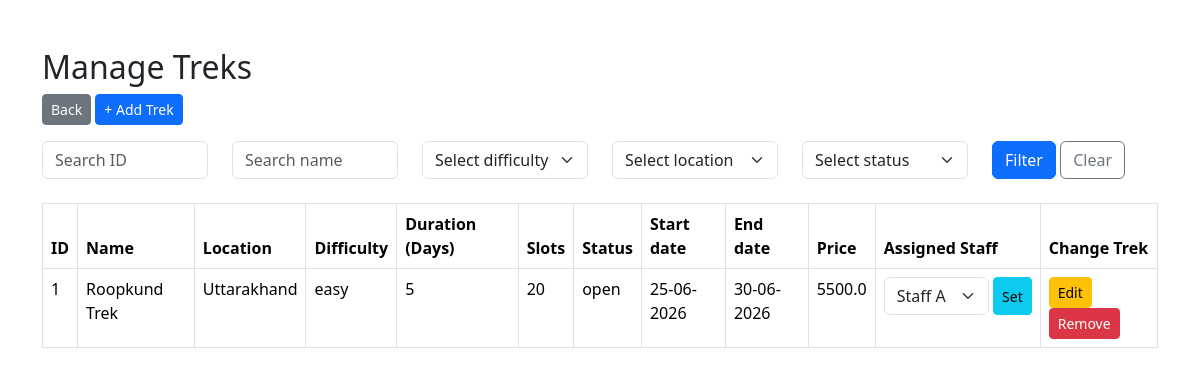
The app's page /admin/treks (signed in), older data.
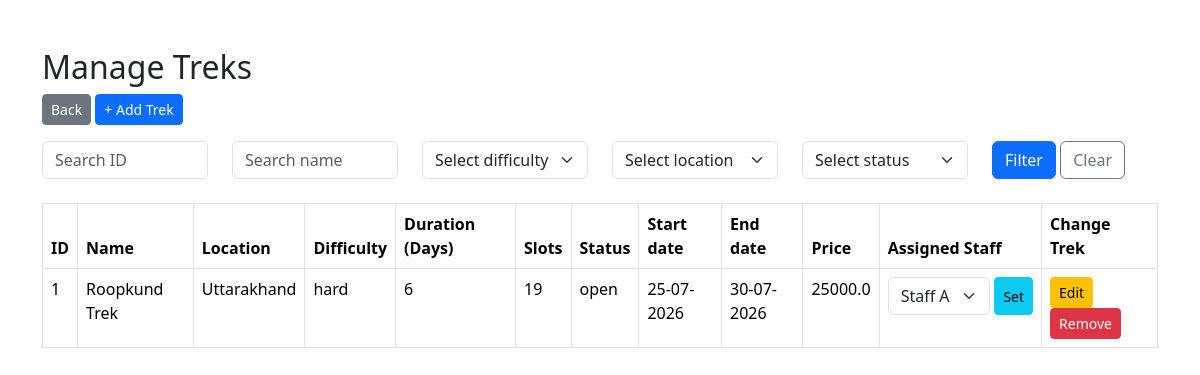
The same page, newer data.
### models/trek.py (models this page shows, shortened)
class Trek(db.Model):
    __tablename__ = "treks"
    trek_id = db.Column(db.Integer, primary_key=True, autoincrement=True)
    trek_name = db.Column(db.String(100), nullable=False)
    location = db.Column(db.String(100), nullable=False)
    difficulty = db.Column(db.String(20), nullable=False) # easy, moderate, hard
    duration = db.Column(db.Integer, nullable=False)
    available_slots = db.Column(db.Integer, nullable=False)
    assigned_staff_id = db.Column(db.Integer, db.ForeignKey('staff.staff_id'), nullable=True)
    status = db.Column(db.String(20), nullable=False) # pending, approved, open, closed, completed
    start_date = db.Column(db.DateTime, nullable=False)
    end_date = db.Column(db.DateTime, nullable=False)
    price = db.Column(db.Float, nullable=False)
    bookings = db.relationship('Booking', backref = 'trek', lazy = True)

### models/staff.py (models this page shows, shortened)
class Staff(db.Model, UserMixin):
    __tablename__ = "staff"
    staff_id = db.Column(db.Integer, primary_key=True, autoincrement=True)
    name = db.Column(db.String(100), nullable=False)
    phone_number = db.Column(db.String(15), nullable=False)
    status = db.Column(db.String(20), nullable=False, default='active') # 'active' or 'inactive'
    number_of_treks_completed = db.Column(db.Integer, nullable=False, default=0)
    email = db.Column(db.String(100), unique=True, nullable=False)
    password = db.Column(db.String(255), nullable=False)
    is_approved = db.Column(db.Boolean, nullable=False, default=False)
    role = "staff"
    treks = db.relationship('Trek', backref='staff', lazy=True)

### routes/admin.py (the view)
@admin_routes.route('/admin/treks')
@login_required
def manage_treks():
    if current_user.role != "admin":
        return "Access Denied", 403
    trek_id = (request.args.get('trek_id') or '').strip()
    name = (request.args.get('name') or '').strip()
    difficulty = (request.args.get('difficulty') or '').strip()
    location = (request.args.get('location') or '').strip()
    status = (request.args.get('status') or '').strip()
    filters = []
    if trek_id.isdigit():
        filters.append(Trek.trek_id == int(trek_id))
    if name:
        filters.append(Trek.trek_name.ilike(f"%{name}%"))
    if difficulty:
        filters.append(Trek.difficulty == difficulty)
    if location:
        filters.append(Trek.location == location)
    if status:
        filters.append(Trek.status == status)
    treks = Trek.query.filter(*filters).all()
    locations = [row[0] for row in db.session.query(Trek.location).distinct().all()]
    assignable_staff = Staff.query.filter_by(is_approved=True, status='active').all()
    return render_template('admin_treks.html', treks=treks, locations=locations,
                           u_trek_id=trek_id, u_name=name, u_difficulty=difficulty,
                           u_location=location, u_status=status, assignable_staff=assignable_staff)

### app.py (called while the page is built)
@login_manager.user_loader
def load_user(user_id):
    role, id = user_id.split(':')
    id = int(id)
    if role == 'admin':
        return Admin.query.get(id)
    elif role == 'staff':
        return Staff.query.get(id)
    elif role == 'user':
        return User.query.get(id)
    else:
        return None

### templates/admin_treks.html (shortened to what this page needs)
<!DOCTYPE html>
<html lang="en">
<head>
    <link href="https://cdn.jsdelivr.net/npm/bootstrap@5.3.2/dist/css/bootstrap.min.css" rel="stylesheet">
</head>
<body>
    <div class="container mt-5">
        <h2>Manage Treks</h2>
        <a href="{{ url_for('admin.admin_dashboard') }}" class="btn btn-secondary btn-sm mb-3">Back</a>
        <a href="{{ url_for('admin.add_trek') }}" class="btn btn-primary btn-sm mb-3">+ Add Trek</a>
        <form method="GET" action="{{ url_for('admin.manage_treks') }}" class="row g-4 mb-4">
            <div class="col-md-2">
                <input type="text" name="trek_id" class="form-control" placeholder="Search ID" value="{{ u_trek_id }}">
            </div>
            <div class="col-md-2">
                <input type="text" name="name" class="form-control" placeholder="Search name" value="{{ u_name }}">
            </div>
            <div class="col-md-2">
                <select name="difficulty" class="form-select">
                    <option value="">Select difficulty</option>
                </select>
            </div>
            <div class="col-md-2">
                <select name="location" class="form-select">
                    <option value="">Select location</option>
                </select>
            </div>
            <div class="col-md-2">
                <select name="status" class="form-select">
                    <option value="">Select status</option>
                </select>
            </div>
            <div class="col-md-2">
                <button type="submit" class="btn btn-primary">Filter</button>
                <a href="{{ url_for('admin.manage_treks') }}" class="btn btn-outline-secondary">Clear</a>
            </div>
        </form>
        <table class="table table-bordered">
            <thead>
                <tr>
                    <th>ID</th>
                    <th>Name</th>
                    <th>Location</th>
                    <th>Difficulty</th>
                    <th>Duration (Days)</th>
                    <th>Slots</th>
                    <th>Status</th>
                    <th>Start date</th>
                    <th>End date</th>
                    <th>Price</th>
                    <th>Assigned Staff</th>
                    <th>Change Trek</th>
                </tr>
            </thead>
            <tbody>
                {% for trek in treks %}
                <tr>
                    <td>{{ trek.trek_id }}</td>
                    <td>{{ trek.trek_name }}</td>
                    <td>{{ trek.location }}</td>
                    <td>{{ trek.difficulty }}</td>
                    <td>{{ trek.duration }}</td>
                    <td>{{ trek.available_slots }}</td>
                    <td>{{ trek.status }}</td>
                    <td>{{ trek.start_date.strftime('%d-%m-%Y') }}</td>
                    <td>{{ trek.end_date.strftime('%d-%m-%Y') }}</td>
                    <td>{{ trek.price }}</td>
                    <td>
                        <form method="POST" action="{{url_for('admin.assign_staff', trek_id=trek.trek_id)}}" class="d-flex gap-1">
                            <select name="staff_id" class="form-select form-select sm">
                                {% for staff in assignable_staff %}
                                <option value="{{staff.staff_id}}" {% if trek.assigned_staff_id == staff.staff_id %}selected{% endif %}>{{staff.name}}</option>
                                {% endfor %}
                            </select>
                            <button type="submit" class="btn btn-info btn-sm">Set</button>
                        </form>
                    </td>
                    <td>
                        <a href="{{ url_for('admin.edit_trek', trek_id=trek.trek_id) }}" class="btn btn-warning btn-sm">Edit</a>
                        <form method="POST" action="{{ url_for('admin.delete_trek', trek_id=trek.trek_id) }}" style="display:inline">
                            <button type="submit" class="btn btn-danger btn-sm" onclick="return confirm('Delete this trek?')">Remove</button>
                        </form>
                    </td>
                </tr>
                {% endfor %}
            </tbody>
        </table>
    </div>
</body>
</html>

Row changes from the older to the newer data that the page shows:
changed Trek "Roopkund Trek": difficulty "easy" → "hard"; duration "5" → "6"; available_slots "20" → "19"; start_date "25-06-2026" → "25-07-2026"; end_date "30-06-2026" → "30-07-2026"; price "5500.0" → "25000.0"
